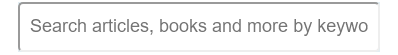
#> input picture code/NN/1.png, 398 x 55 px
$ python modeule_img.py
#> lines starting #> are read from the running program, lines starting #| are printed output that depends on the picture
import cv2
import numpy as np

data_root = 'data/input/'


def read(imgname, meblursize=1):
#> called with imgname = '1.png', meblursize = 1
    img = cv2.imread(imgname)
#> img is the input picture: shape (55, 398, 3); mean B, G, R 242.9, 242.9, 242.9
    img = cv2.resize(img, (64, 64))
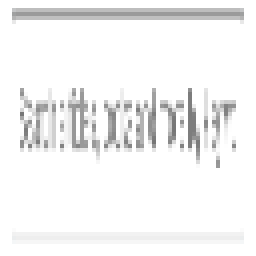
#> img: shape (64, 64, 3) (shown 4 times larger); mean B, G, R 243.4, 243.4, 243.4
    # img = cv2.medianBlur(img, meblursize)
    gray_img = cv2.cvtColor(img, cv2.COLOR_BGR2GRAY)
    return img, gray_img


def padding(img):

    height = np.shape(img)[0]
#> height = 64
    width = np.shape(img)[1]
#> width = 64

    pad_height = int(height / 10)
#> pad_height = 6
    pad_wid = int(width / 10)
#> pad_wid = 6
    pad_img = np.full(((height + pad_height), (width + pad_wid), 3), 255, dtype=np.uint8)
    pad_img[int(pad_height / 2):(int(pad_height / 2) + height), int(pad_wid / 2):(int(pad_wid / 2) + width)] = img
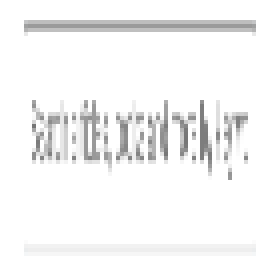
#> pad_img: shape (70, 70, 3) (shown 4 times larger); mean B, G, R 245.3, 245.3, 245.3

    return pad_img


def img_process():
    img, grey_img = read('1.png')
    pad_img = padding(img)
    cv2.imshow('img', pad_img)
    cv2.waitKey(0)


img_process()
